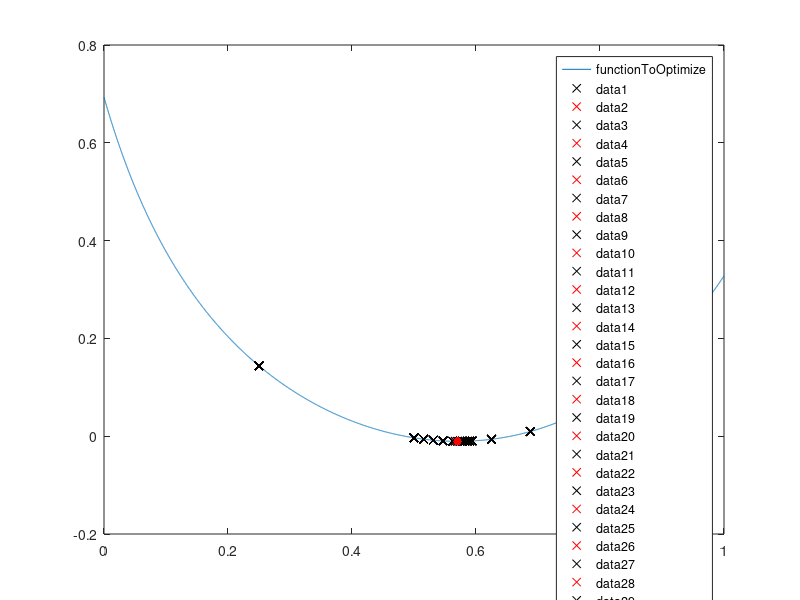

This chart was generated by the following MATLAB code:
function main()
    clc();

    % Установка параметров
    debugFlag = 1;
    delaySeconds = 0.8;
    intervalStart = 0;
    intervalEnd = 1;
    epsilon = 0.01;

    % Отображение графика функции
    fplot(@functionToOptimize, [intervalStart, intervalEnd]);
    hold on;

    % Поиск оптимального значения
    [optimalX, optimalF] = optimizeFunction(intervalStart, intervalEnd, epsilon, debugFlag, delaySeconds);

    % Отображение оптимальной точки на графике
    scatter(optimalX, optimalF, 'r', 'filled');
end

function [optimalX, optimalF] = optimizeFunction(start, finish, epsilon, debugFlag, delaySeconds)
    % Инициализация переменных
    i = 0;
    delta = (finish - start) / 4;
    x0 = start;
    f0 = functionToOptimize(x0);

    plotX = [];
    plotF = [];

    % Цикл оптимизации
    while 1
        i = i + 1;
        x1 = x0 + delta;
        f1 = functionToOptimize(x1);

        fprintf('Iteration %2d: x=%.10f, f(x)=%.10f\n', i, x1, f1);

        plotX(end + 1) = x1;
        plotF(end + 1) = f1;

        clc();
        plot(plotX, plotF, 'xk');

        plot(x1, f1, 'xr');
        hold on;
        pause(delaySeconds);


        % Проверка условия оптимизации
        if f0 > f1
            x0 = x1;
            f0 = f1;

            if start < x0 && x0 < finish
                continue
            else
                if abs(delta) <= epsilon
                    break;
                else
                    x0 = x1;
                    f0 = f1;
                    delta = -delta / 4;
                end
            end
        end
        if f0 <= f1 && abs(delta) <= epsilon
          break
        end

        if f0 <= f1 && abs(delta) > epsilon
          x0 = x1;
          f0 = f1;
          delta = -delta / 4;
        end
    end

    i = i + 1;

    fprintf('Iteration %2d: x=%.10f, f(x)=%.10f\n', i, x0, f0);
    fprintf('RESULT: x=%.10f, f(x)=%.10f\n', x0, f0);
    plot(plotX, plotF, 'xk');

    optimalX = x0;
    optimalF = f0;
end

function y = functionToOptimize(x)
    %y = x;
    y = exp(((x^4) + (x^2) - x + sqrt(5)) / 5) + sinh((x^3 + 21 * x + 9) / (21*x + 6)) - 3.0;
end

